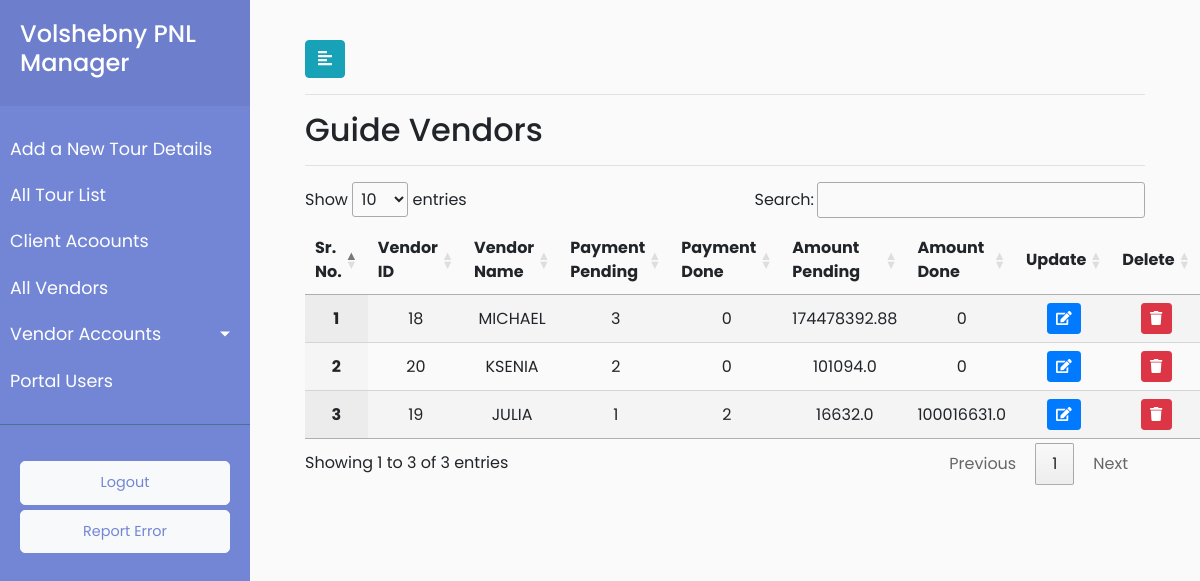
/vendor_accounts_guide/ (signed in), run on the app's committed database.
### payment/models.py (models this page shows, shortened)
class Vendor(models.Model):
    vendor_type_choices=(('Air Ticket Service','Air Ticket Service'),
                        ('Visa Cost Service','Visa Cost Service'),
                        ('Hotel Quatation Service','Hotel Quatation Service'),
                        ('Restuarant Quatation Service','Restuarant Quatation Service'),
                        ('Entrances Quatation Service','Entrances Quatation Service'),
                        ('SapSan Quatation Service','SapSan Quatation Service'),
                        ('Guide Service','Guide Service'),
                        ('Transport Service','Transport Service'))
    vendor_name = models.CharField(max_length=920)
    vendor_address = models.CharField(max_length=920)
    vendor_type = models.CharField(choices=vendor_type_choices,max_length=920,default="Air Ticket Service")
    vendor_mobile = models.CharField(max_length=920,default="")
    vendor_email = models.CharField(max_length=920,default="")
    vendor_remark = models.CharField(max_length=920,default="")

### payment/views.py (the view)
# urls.py: path('vendor_accounts_guide/', views.vendor_accounts_guide, name='vendor_accounts_guide'),
@login_required(login_url='/user_login')
def vendor_accounts_guide(request):
    guide_list=functions.filtering_vendors("Guide Service")
    userrole = request.user.user_role
    return render(request,'payment/vendor_accounts_guide.html',{'guide_list':guide_list,'userrole':userrole })

### payment/functions.py (called while the page is built)
def filtering_vendors(vendor_type_parameter):
    vendor_payment_status = ['Pending','Done','Payment_Pending_Amonut','Payment_Done_Amount']
    x = list(set(list(Vendor.objects.filter(vendor_type=vendor_type_parameter).values_list('pk','vendor_name'))))
    vendor_status_list = [vendor_payment_count(a,vendor_payment_status_one) for a in x for vendor_payment_status_one in vendor_payment_status ]
    final = [vendor_status_list[i * 4:(i + 1) * 4] for i in range((len(vendor_status_list) + 4 - 1) // 4 )]
    vendor_dict = dict(zip(x,final))
    return vendor_dict

### payment/templates/payment/vendor_accounts_guide.html (shortened to what this page needs)
{% extends 'payment/base.html' %}
{% load static %}
{% block headscript %}
<link rel="stylesheet" href="//cdn.datatables.net/1.10.19/css/jquery.dataTables.min.css">
{% endblock headscript %}
{% block content %}
<div id="content">
	<div class="container-fluid">
		<button type="button" id="sidebarCollapse" class="btn btn-info">
			<i class="fas fa-align-left"></i>
		</button>
        <hr>
               <h2>Guide Vendors</h2>
        <hr>
        <div>
                       <table id="test_table" class="display" style="width:100%; text-align: center">
                            <thead>
                                <tr>
                                    <th>Sr. No.</th>
                                    <th>Vendor ID</th>
                                    <th>Vendor Name</th>
                                    <th>Payment Pending</th>
                                     <th>Payment Done</th>
                                     <th>Amount Pending</th>
                        <th>Amount Done</th>
                                     <th>Update</th>
                                        <th>Delete</th>
                                </tr>
                            </thead>
                           <tbody>
                    {% for key,value in guide_list.items %}
                    <tr>
                        <th class="text-center" scope="row">{{ forloop.counter }}</th>
                        <td class="text-center">{{ key.0 }}</td>
                        <td class="text-center">{{ key.1 }}</td>
                        <td class="text-center"><a href="{% url 'payment:vendor_accounts_guide_details'  vendor_id=key.0 payment_status="Pending"  %}">{{value.0}} </a></td>
                        <td class="text-center"><a href="{% url 'payment:vendor_accounts_guide_details'  vendor_id=key.0 payment_status="Done"  %}">{{value.1}}</a></td>
                        <td class="text-center">{{value.2}}</a></td>
                        <td class="text-center">{{value.3}}</a></td>
                        <td>
							<button type="button" class="update-guide btn btn-sm btn-primary" data-id="{% url 'payment:vendor_guide_update' pk=key.0  %}">
								<span class="fa fa-edit"></span>
							</button>
						</td>
						<td>
							<button type="button" class="delete-guide btn btn-sm btn-danger" data-id="{% url 'payment:vendor_guide_delete' pk=key.0  %}">
								<span class="fa fa-trash"></span>
							</button>
						</td>
                    </tr>
                    {% endfor %}
                </tbody>
                             </table>
                </div>
            </div>
            </div>
{% endblock %}

### payment/static/payment/style.css (style rules this page uses)
body { font-family: 'Poppins', sans-serif; background: #fafafa; }
a, a:hover, a:focus { color: inherit; text-decoration: none; transition: all 0.3s; }
#content { width: calc(100% - 250px); padding: 40px; min-height: 100vh; transition: all 0.3s; position: absolute; top: 0; right: 0; }

### data on the page
Vendor: id "18", vendor_name "MICHAEL", value "3", value "0", value "174478392.88"
Vendor: id "20", vendor_name "KSENIA", value "2", value "0", value "101094.0"
Vendor: id "19", vendor_name "JULIA", value "1", value "2", value "16632.0", value "100016631.0"
